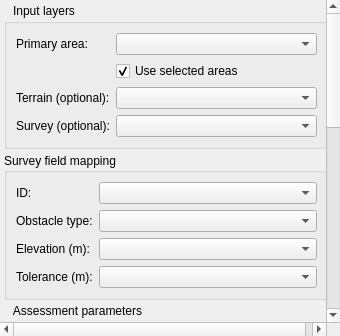
<?xml version="1.0" encoding="UTF-8"?>
<ui version="4.0">
 <class>QPANSOPYPrimaryAreaAssessmentDockWidget</class>
 <widget class="QDockWidget" name="QPANSOPYPrimaryAreaAssessmentDockWidget">
  <property name="minimumSize"><size><width>340</width><height>260</height></size></property>
  <property name="windowTitle"><string>Primary Area Obstacle Assessment</string></property>
  <widget class="QWidget" name="dockWidgetContents">
   <layout class="QVBoxLayout" name="verticalLayout">
    <property name="spacing"><number>0</number></property>
    <property name="margin"><number>0</number></property>
    <item>
     <widget class="QScrollArea" name="scrollArea">
      <property name="frameShape"><enum>QFrame::NoFrame</enum></property>
      <property name="widgetResizable"><bool>true</bool></property>
      <property name="horizontalScrollBarPolicy"><enum>Qt::ScrollBarAsNeeded</enum></property>
      <property name="verticalScrollBarPolicy"><enum>Qt::ScrollBarAsNeeded</enum></property>
      <widget class="QWidget" name="scrollAreaWidgetContents">
       <layout class="QVBoxLayout" name="scrollLayout">
        <property name="spacing"><number>4</number></property>
        <property name="margin"><number>4</number></property>
        <item>
     <widget class="QGroupBox" name="inputGroup">
      <property name="title"><string>Input layers</string></property>
      <property name="flat"><bool>true</bool></property>
      <property name="alignment"><set>Qt::AlignLeading|Qt::AlignLeft|Qt::AlignVCenter</set></property>
      <property name="styleSheet"><string notr="true">QGroupBox::title { subcontrol-origin: margin; subcontrol-position: top left; left: 7px; font-weight: bold; }</string></property>
      <layout class="QFormLayout" name="inputFormLayout">
       <item row="0" column="0"><widget class="QLabel" name="areaLabel"><property name="text"><string>Primary area:</string></property></widget></item>
       <item row="0" column="1"><widget class="QgsMapLayerComboBox" name="areaLayerComboBox"/></item>
       <item row="1" column="1"><widget class="QCheckBox" name="useSelectedAreaCheckBox"><property name="text"><string>Use selected areas</string></property><property name="checked"><bool>true</bool></property></widget></item>
       <item row="2" column="0"><widget class="QLabel" name="terrainLabel"><property name="text"><string>Terrain (optional):</string></property></widget></item>
       <item row="2" column="1"><widget class="QgsMapLayerComboBox" name="terrainLayerComboBox"/></item>
       <item row="3" column="0"><widget class="QLabel" name="obstacleLabel"><property name="text"><string>Survey (optional):</string></property></widget></item>
       <item row="3" column="1"><widget class="QgsMapLayerComboBox" name="obstacleLayerComboBox"/></item>
      </layout>
     </widget>
    </item>
    <item>
     <widget class="QGroupBox" name="fieldMappingGroup">
      <property name="title"><string>Survey field mapping</string></property>
      <layout class="QFormLayout" name="fieldFormLayout">
       <item row="0" column="0"><widget class="QLabel" name="idFieldLabel"><property name="text"><string>ID:</string></property></widget></item>
       <item row="0" column="1"><widget class="QComboBox" name="idFieldComboBox"/></item>
       <item row="1" column="0"><widget class="QLabel" name="typeFieldLabel"><property name="text"><string>Obstacle type:</string></property></widget></item>
       <item row="1" column="1"><widget class="QComboBox" name="typeFieldComboBox"/></item>
       <item row="2" column="0"><widget class="QLabel" name="elevationFieldLabel"><property name="text"><string>Elevation (m):</string></property></widget></item>
       <item row="2" column="1"><widget class="QComboBox" name="elevationFieldComboBox"/></item>
       <item row="3" column="0"><widget class="QLabel" name="toleranceFieldLabel"><property name="text"><string>Tolerance (m):</string></property></widget></item>
       <item row="3" column="1"><widget class="QComboBox" name="toleranceFieldComboBox"/></item>
      </layout>
     </widget>
    </item>
    <item>
     <widget class="QGroupBox" name="paramsGroup">
      <property name="title"><string>Assessment parameters</string></property>
      <property name="flat"><bool>true</bool></property>
      <property name="alignment"><set>Qt::AlignLeading|Qt::AlignLeft|Qt::AlignVCenter</set></property>
      <property name="styleSheet"><string notr="true">QGroupBox::title { subcontrol-origin: margin; subcontrol-position: top left; left: 7px; font-weight: bold; }</string></property>
      <layout class="QFormLayout" name="paramsFormLayout">
       <item row="0" column="0"><widget class="QLabel" name="mocLabel"><property name="text"><string>MOC (m):</string></property></widget></item>
       <item row="0" column="1"><widget class="QDoubleSpinBox" name="mocDoubleSpinBox"><property name="decimals"><number>3</number></property><property name="maximum"><double>99999.000000000000000</double></property><property name="value"><double>75.000000000000000</double></property></widget></item>
       <item row="1" column="0"><widget class="QLabel" name="terrainToleranceLabel"><property name="text"><string>Terrain tolerance (m):</string></property></widget></item>
       <item row="1" column="1"><widget class="QDoubleSpinBox" name="terrainToleranceDoubleSpinBox"><property name="decimals"><number>3</number></property><property name="maximum"><double>99999.000000000000000</double></property><property name="value"><double>50.000000000000000</double></property></widget></item>
       <item row="2" column="0"><widget class="QCheckBox" name="overrideToleranceCheckBox"><property name="text"><string>Override survey obstacle tolerance</string></property></widget></item>
       <item row="2" column="1"><widget class="QDoubleSpinBox" name="overrideToleranceDoubleSpinBox"><property name="decimals"><number>3</number></property><property name="maximum"><double>99999.000000000000000</double></property></widget></item>
      </layout>
     </widget>
    </item>
    <item>
     <widget class="QGroupBox" name="outputGroup">
      <property name="title"><string>Output</string></property>
      <layout class="QVBoxLayout" name="outputLayout">
       <item><widget class="QLabel" name="outputDescriptionLabel"><property name="text"><string>The control obstacle layer will be added to the project.</string></property><property name="wordWrap"><bool>true</bool></property></widget></item>
       <item><widget class="QCheckBox" name="loadAllPointsCheckBox"><property name="text"><string>Load all analyzed points</string></property><property name="checked"><bool>false</bool></property></widget></item>
      </layout>
     </widget>
    </item>
    <item>
     <widget class="QGroupBox" name="actionGroup">
      <property name="title"><string>Action</string></property>
      <layout class="QVBoxLayout" name="actionLayout">
       <item><widget class="QPushButton" name="calculateButton"><property name="text"><string>Evaluate primary area</string></property><property name="default"><bool>true</bool></property></widget></item>
      </layout>
     </widget>
    </item>
    <item>
     <widget class="QGroupBox" name="logGroup">
      <property name="title"><string>Log</string></property>
      <layout class="QVBoxLayout" name="logLayout">
       <item><widget class="QTextEdit" name="logTextEdit"><property name="minimumHeight"><number>90</number></property><property name="readOnly"><bool>true</bool></property></widget></item>
      </layout>
     </widget>
    </item>
        <item><spacer name="verticalSpacer"><property name="orientation"><enum>Qt::Vertical</enum></property><property name="sizeHint" stdset="0"><size><width>20</width><height>20</height></size></property></spacer></item>
       </layout>
      </widget>
     </widget>
    </item>
   </layout>
  </widget>
 </widget>
 <customwidgets>
  <customwidget><class>QgsMapLayerComboBox</class><extends>QComboBox</extends><header>qgsmaplayercombobox.h</header></customwidget>
  <customwidget><class>QgsCollapsibleGroupBoxBasic</class><extends>QGroupBox</extends><header>qgis.gui</header><container>1</container></customwidget>
 </customwidgets>
 <resources/>
 <connections/>
</ui>
